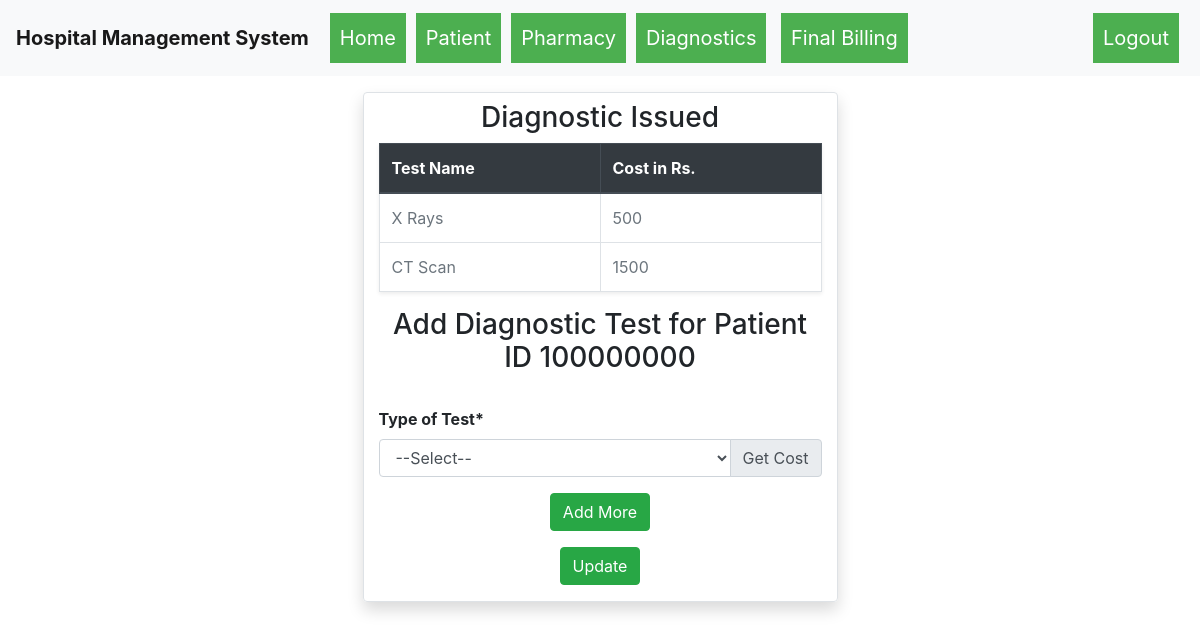
/diagnostics_add/100000000 (signed in), run on an earlier commit of the app's database.
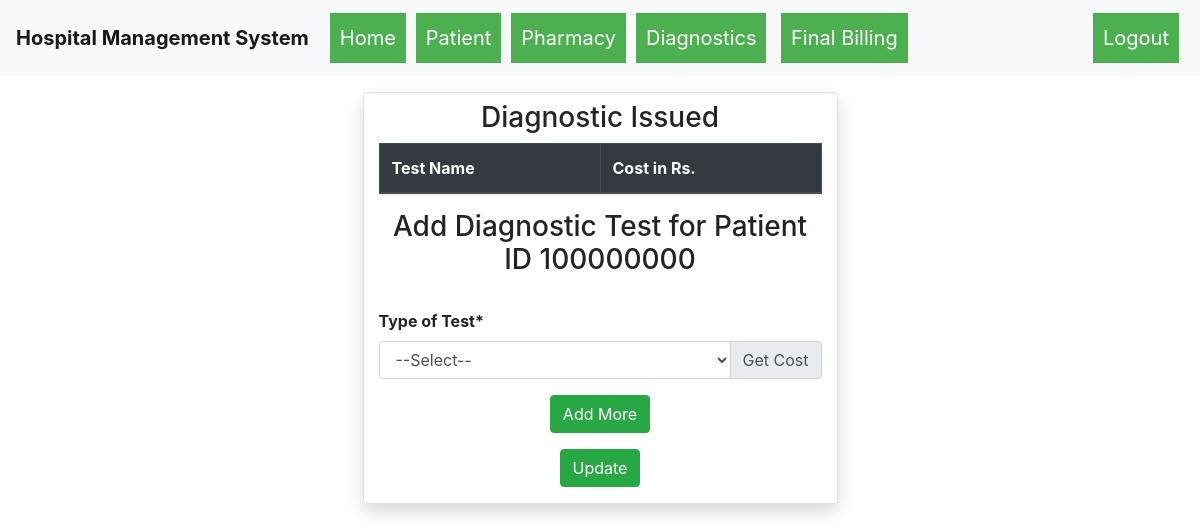
And on a later commit of the database.
### hospital_management_system/models.py (models this page shows)
class Diagnostic_test(db.Model):
    id = db.Column(db.Integer, primary_key=True, autoincrement=True)
    test_name = db.Column(db.String(80), nullable=False)
    test_cost = db.Column(db.Integer, nullable=False)

### hospital_management_system/routes.py (the view, shortened to what this page needs)
@app.route("/diagnostics_add/<pid>", methods=["GET","POST"])
def diagnostics_add(pid):
    if not session.get("username"):
        return redirect("/login")
    obj = Diagnostic_test.query.all()
    res = DiagnosticIssued.query.filter_by(p_id=pid).all()
    lis=[]
    for p in res:
        lis.append(p.test_id)
    d={}
    result = Diagnostic_test.query.all()
    for i in result:
        d[i.id] = (i.test_name, i.test_cost)
    new=[]
    for j in lis:
        new.append([d[j][0], d[j][1]])
    return render_template("diagnostics_add.html", obj = obj, pid=pid, new = new)

### hospital_management_system/templates/diagnostics_add.html (shortened to what this page needs)
{% extends "base.html" %}
{% block body %}
<div class="container">
	<div class="row">
		<div class="col-md-5 mx-auto mt-3 shadow rounded border">
          <h3 class="text-center my-2">Diagnostic Issued</h3>
          <table class="table table-bordered shadow-sm">
                <thead class="thead-dark">
                    <tr>
                         <th>Test Name</th>
                         <th>Cost in Rs.</th>
                    </tr>
                </thead>
                <tbody>
                {% for k in new %}
                    <tr>
                        <td class="text-muted">{{k[0]}}</td>
                        <td class="text-muted">{{k[1]}}</td>
                    </tr>
                {% endfor %}
                </tbody>
          </table>
			<h3 class="text-center my-2">Add Diagnostic Test for Patient ID {{pid}}</h3>
			<br>
			<form action="" method="POST">
				<div class="form-group">
					<label for="Bed"><b>Type of Test*</b></label> <small class="ml-5 text-danger" id="result1"></small>
					<div class="input-group mb-3">
						<select  class="form-control" name="test" id="test" required>
						<option value="">--Select--</option>
						</select>
						<div class="input-group-append get">
							<button class="input-group-text" onclick="get_diagnostic();">Get Cost</button>
						</div>
					  </div>
				</div>
				<div class="form-group text-center">
					<button class="btn btn-success" id="submit" type="submit" value="submit">Add More</button>
				</div>
				<div class="form-group text-center">
					<button class="btn btn-success" id="submit" type="submit" value="submit">Update</button>
				</div>
			</form>
		</div>
	</div>
</div>
{% endblock %}

What changed in the data, as far as the page shows it:
removed Diagnostic_test: test_name "X Rays", test_cost "500"
removed Diagnostic_test: test_name "CT Scan", test_cost "1500"
